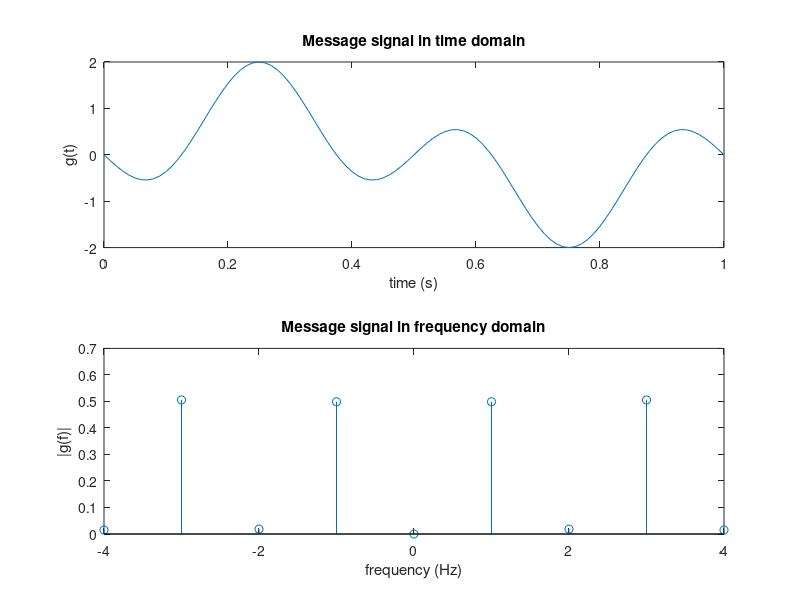

This chart was generated by the following MATLAB code:
t = 0:1 / 100:1;
gt = sin(2 * pi * t) - sin(6 * pi * t);

subplot(2, 1, 1);
plot(t, gt);
xlabel('time (s)');
ylabel('g(t)');
title('Message signal in time domain');

fs = 1000;
Gf = fft(gt)/100;
f = linspace(-50, 50, length(Gf));
subplot(2, 1, 2);
stem(f, abs(fftshift(Gf)));
xlabel('frequency (Hz)');
ylabel('|g(f)|');
xlim([-4, 4]);
title('Message signal in frequency domain');